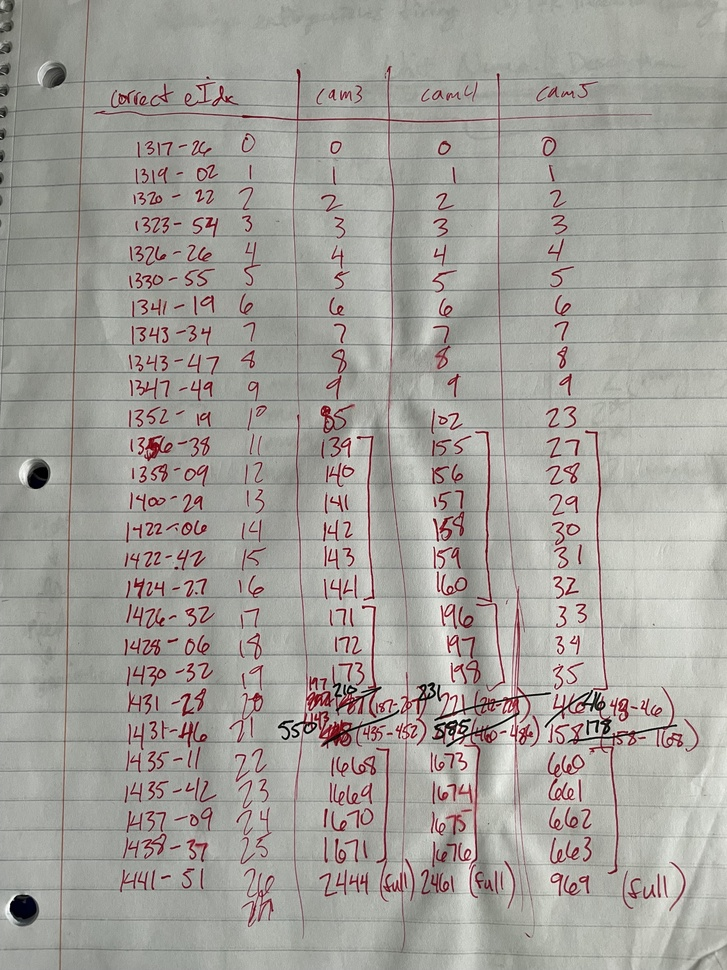
#> input picture subject_specific_scripts/JL/analog_signal_processing_day_specific_files/annotation_of_corrected_camera_events_JL_20231123.jpg, 727 x 970 px, shrunk from 3024 x 4032 before the run
$ python -i histogram_equalization_rolling_processes.py   (imports and definitions only)
#> lines starting #> are read from the running program, lines starting #| are printed output that depends on the picture
#> further down, picture is the input picture: shape (970, 727, 3); mean B, G, R 156.2, 161.4, 164
from imutils.video import FileVideoStream
from imutils.video import FPS
import multiprocessing as mp
import argparse
from cv2 import cv2
import glob
import os

def filterFrame(frame):
    if frame is not None:
        yframe = cv2.cvtColor(frame, cv2.COLOR_BGR2YUV)
#> yframe: shape (970, 727, 3); mean of channels 0, 1, 2 161.6, 125.7, 130.1
        clahe = cv2.createCLAHE(clipLimit=2.0, tileGridSize=(10,10))
        yframe[:,:,0] = clahe.apply(yframe[:,:,0])
#> yframe: shape (970, 727, 3); mean of channels 0, 1, 2 155.6, 125.7, 130.1
        frame = cv2.cvtColor(yframe, cv2.COLOR_YUV2BGR)
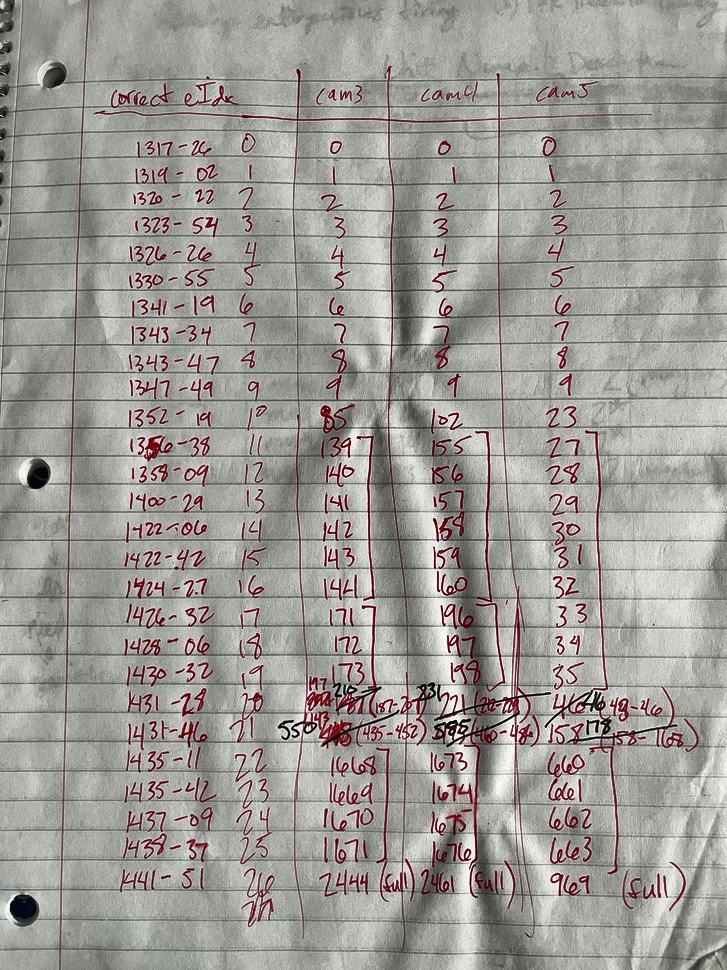
#> frame: shape (970, 727, 3); mean B, G, R 151, 155.2, 158.1
    return frame

def processVideo(vidPath):
    print("[INFO] starting video file thread - " + vidPath)
    fvs = FileVideoStream(vidPath, filterFrame).start()

    # read video
    cap = cv2.VideoCapture(vidPath)
    fps = cap.get(cv2.CAP_PROP_FPS)
    width = cap.get(cv2.CAP_PROP_FRAME_WIDTH)
    height = cap.get(cv2.CAP_PROP_FRAME_HEIGHT)
    path, infile = os.path.split(vidPath)
    outfile = os.path.join(path, 'filtered_avi_videos', infile.split('.avi')[0] + '_filtered.avi')
    cap.release()

    fourcc = cv2.VideoWriter_fourcc(*'XVID')
    outvid = cv2.VideoWriter(outfile, fourcc, int(fps), (int(width), int(height)))
    fps = FPS().start()
    while fvs.running():
        try:
            frame = fvs.read()
            if frame is None:
                break

            outvid.write(frame)
            fps.update()
        except KeyboardInterrupt:
            break

    fps.stop()
    print("[INFO - " + vidPath + "] approx. FPS: {:.2f}".format(fps.fps()))

    outvid.release()
    cv2.destroyAllWindows()
    fvs.stop()

# [32 lines not run here, left out]

>>> import cv2
>>> picture = cv2.imread('../../../../subject_specific_scripts/JL/analog_signal_processing_day_specific_files/annotation_of_corrected_camera_events_JL_20231123.jpg')
>>> result = filterFrame(picture)
